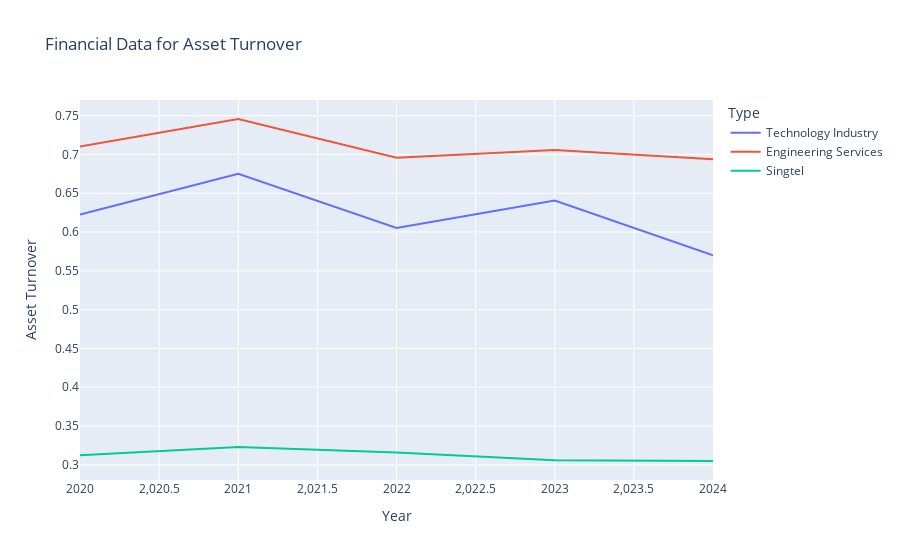
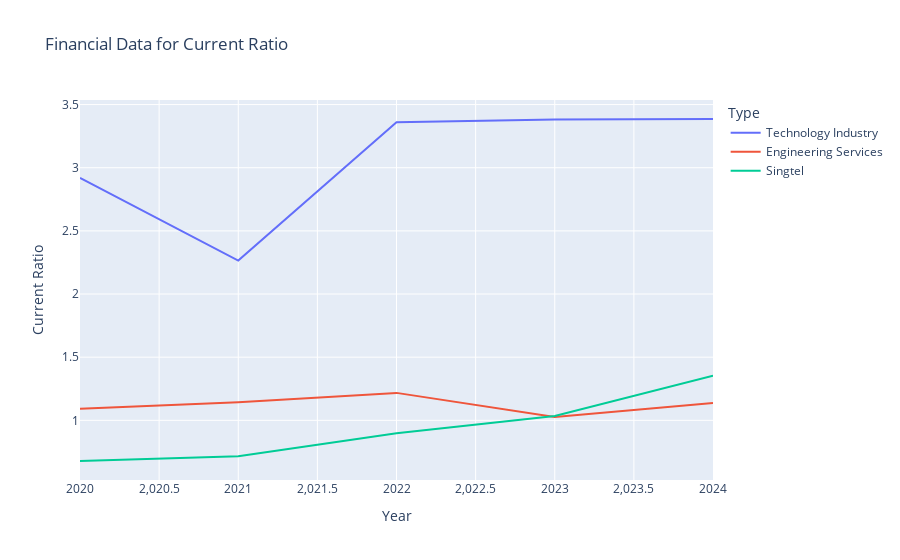
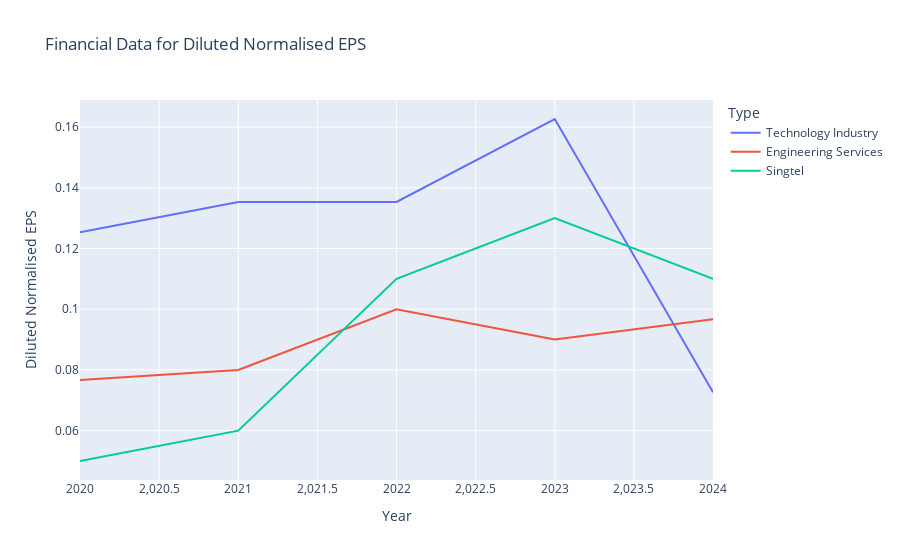
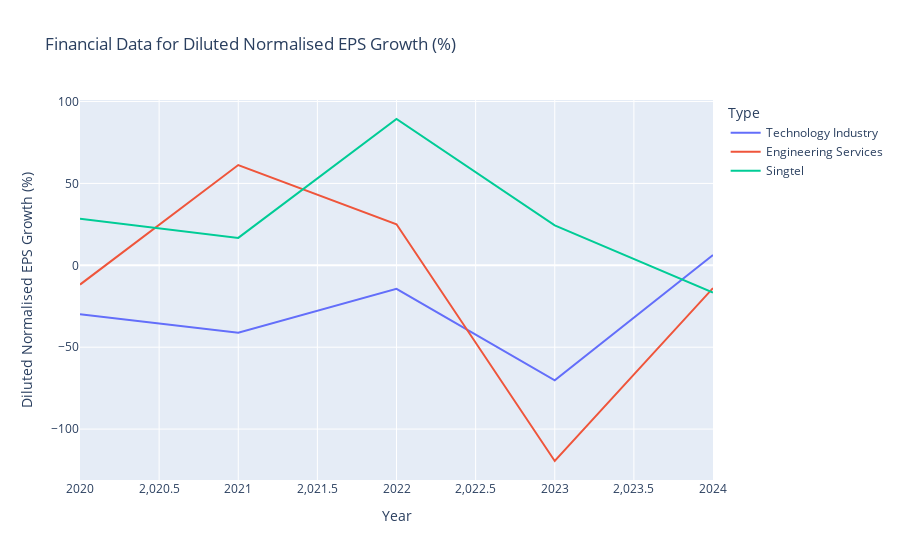

Notebook code cell kept with these figures, in order:
### Code cell
fin_plots = plot_financial_data(fin_df)
for fig in fin_plots:
    fig.show()

### Figure 1 — Plotly figure (JSON) as saved in the notebook; plotly's stock layout.template omitted (floating-point values rounded to 4 significant figures)
{"data": [{"hovertemplate": "Type=Technology Industry<br>Year=%{x}<br>Asset Turnover=%{y}<extra></extra>", "legendgroup": "Technology Industry", "line": {"color": "#636efa", "dash": "solid"}, "marker": {"symbol": "circle"}, "mode": "lines", "name": "Technology Industry", "orientation": "v", "showlegend": true, "type": "scatter", "x": [2020, 2021, 2022, 2023, 2024], "xaxis": "x", "y": [0.6227, 0.6749, 0.6053, 0.6406, 0.5701], "yaxis": "y"}, {"hovertemplate": "Type=Engineering Services<br>Year=%{x}<br>Asset Turnover=%{y}<extra></extra>", "legendgroup": "Engineering Services", "line": {"color": "#EF553B", "dash": "solid"}, "marker": {"symbol": "circle"}, "mode": "lines", "name": "Engineering Services", "orientation": "v", "showlegend": true, "type": "scatter", "x": [2020, 2021, 2022, 2023, 2024], "xaxis": "x", "y": [0.7102, 0.7457, 0.6957, 0.7057, 0.6937], "yaxis": "y"}, {"hovertemplate": "Type=Singtel<br>Year=%{x}<br>Asset Turnover=%{y}<extra></extra>", "legendgroup": "Singtel", "line": {"color": "#00cc96", "dash": "solid"}, "marker": {"symbol": "circle"}, "mode": "lines", "name": "Singtel", "orientation": "v", "showlegend": true, "type": "scatter", "x": [2020, 2021, 2022, 2023, 2024], "xaxis": "x", "y": [0.3125, 0.323, 0.316, 0.306, 0.305], "yaxis": "y"}], "layout": {"legend": {"title": {"text": "Type"}, "tracegroupgap": 0}, "title": {"text": "Financial Data for Asset Turnover"}, "xaxis": {"anchor": "y", "domain": [0, 1], "title": {"text": "Year"}}, "yaxis": {"anchor": "x", "domain": [0, 1], "title": {"text": "Asset Turnover"}}}}

### Figure 2 — Plotly figure (JSON) as saved in the notebook; plotly's stock layout.template omitted (floating-point values rounded to 4 significant figures)
{"data": [{"hovertemplate": "Type=Technology Industry<br>Year=%{x}<br>Current Ratio=%{y}<extra></extra>", "legendgroup": "Technology Industry", "line": {"color": "#636efa", "dash": "solid"}, "marker": {"symbol": "circle"}, "mode": "lines", "name": "Technology Industry", "orientation": "v", "showlegend": true, "type": "scatter", "x": [2020, 2021, 2022, 2023, 2024], "xaxis": "x", "y": [2.919, 2.265, 3.36, 3.383, 3.386], "yaxis": "y"}, {"hovertemplate": "Type=Engineering Services<br>Year=%{x}<br>Current Ratio=%{y}<extra></extra>", "legendgroup": "Engineering Services", "line": {"color": "#EF553B", "dash": "solid"}, "marker": {"symbol": "circle"}, "mode": "lines", "name": "Engineering Services", "orientation": "v", "showlegend": true, "type": "scatter", "x": [2020, 2021, 2022, 2023, 2024], "xaxis": "x", "y": [1.092, 1.143, 1.217, 1.027, 1.138], "yaxis": "y"}, {"hovertemplate": "Type=Singtel<br>Year=%{x}<br>Current Ratio=%{y}<extra></extra>", "legendgroup": "Singtel", "line": {"color": "#00cc96", "dash": "solid"}, "marker": {"symbol": "circle"}, "mode": "lines", "name": "Singtel", "orientation": "v", "showlegend": true, "type": "scatter", "x": [2020, 2021, 2022, 2023, 2024], "xaxis": "x", "y": [0.678, 0.715, 0.898, 1.034, 1.354], "yaxis": "y"}], "layout": {"legend": {"title": {"text": "Type"}, "tracegroupgap": 0}, "title": {"text": "Financial Data for Current Ratio"}, "xaxis": {"anchor": "y", "domain": [0, 1], "title": {"text": "Year"}}, "yaxis": {"anchor": "x", "domain": [0, 1], "title": {"text": "Current Ratio"}}}}

### Figure 3 — Plotly figure (JSON) as saved in the notebook; plotly's stock layout.template omitted (floating-point values rounded to 4 significant figures)
{"data": [{"hovertemplate": "Type=Technology Industry<br>Year=%{x}<br>Diluted Normalised EPS=%{y}<extra></extra>", "legendgroup": "Technology Industry", "line": {"color": "#636efa", "dash": "solid"}, "marker": {"symbol": "circle"}, "mode": "lines", "name": "Technology Industry", "orientation": "v", "showlegend": true, "type": "scatter", "x": [2020, 2021, 2022, 2023, 2024], "xaxis": "x", "y": [0.1253, 0.1353, 0.1353, 0.1627, 0.07267], "yaxis": "y"}, {"hovertemplate": "Type=Engineering Services<br>Year=%{x}<br>Diluted Normalised EPS=%{y}<extra></extra>", "legendgroup": "Engineering Services", "line": {"color": "#EF553B", "dash": "solid"}, "marker": {"symbol": "circle"}, "mode": "lines", "name": "Engineering Services", "orientation": "v", "showlegend": true, "type": "scatter", "x": [2020, 2021, 2022, 2023, 2024], "xaxis": "x", "y": [0.07667, 0.08, 0.1, 0.09, 0.09667], "yaxis": "y"}, {"hovertemplate": "Type=Singtel<br>Year=%{x}<br>Diluted Normalised EPS=%{y}<extra></extra>", "legendgroup": "Singtel", "line": {"color": "#00cc96", "dash": "solid"}, "marker": {"symbol": "circle"}, "mode": "lines", "name": "Singtel", "orientation": "v", "showlegend": true, "type": "scatter", "x": [2020, 2021, 2022, 2023, 2024], "xaxis": "x", "y": [0.05, 0.06, 0.11, 0.13, 0.11], "yaxis": "y"}], "layout": {"legend": {"title": {"text": "Type"}, "tracegroupgap": 0}, "title": {"text": "Financial Data for Diluted Normalised EPS"}, "xaxis": {"anchor": "y", "domain": [0, 1], "title": {"text": "Year"}}, "yaxis": {"anchor": "x", "domain": [0, 1], "title": {"text": "Diluted Normalised EPS"}}}}

### Figure 4 — Plotly figure (JSON) as saved in the notebook; plotly's stock layout.template omitted (floating-point values rounded to 4 significant figures)
{"data": [{"hovertemplate": "Type=Technology Industry<br>Year=%{x}<br>Diluted Normalised EPS Growth (%)=%{y}<extra></extra>", "legendgroup": "Technology Industry", "line": {"color": "#636efa", "dash": "solid"}, "marker": {"symbol": "circle"}, "mode": "lines", "name": "Technology Industry", "orientation": "v", "showlegend": true, "type": "scatter", "x": [2020, 2021, 2022, 2023, 2024], "xaxis": "x", "y": [-29.89, -41.2, -14.37, -70.25, 6.253], "yaxis": "y"}, {"hovertemplate": "Type=Engineering Services<br>Year=%{x}<br>Diluted Normalised EPS Growth (%)=%{y}<extra></extra>", "legendgroup": "Engineering Services", "line": {"color": "#EF553B", "dash": "solid"}, "marker": {"symbol": "circle"}, "mode": "lines", "name": "Engineering Services", "orientation": "v", "showlegend": true, "type": "scatter", "x": [2020, 2021, 2022, 2023, 2024], "xaxis": "x", "y": [-11.79, 61.2, 25.06, -119.5, -13.93], "yaxis": "y"}, {"hovertemplate": "Type=Singtel<br>Year=%{x}<br>Diluted Normalised EPS Growth (%)=%{y}<extra></extra>", "legendgroup": "Singtel", "line": {"color": "#00cc96", "dash": "solid"}, "marker": {"symbol": "circle"}, "mode": "lines", "name": "Singtel", "orientation": "v", "showlegend": true, "type": "scatter", "x": [2020, 2021, 2022, 2023, 2024], "xaxis": "x", "y": [28.45, 16.73, 89.33, 24.37, -16.61], "yaxis": "y"}], "layout": {"legend": {"title": {"text": "Type"}, "tracegroupgap": 0}, "title": {"text": "Financial Data for Diluted Normalised EPS Growth (%)"}, "xaxis": {"anchor": "y", "domain": [0, 1], "title": {"text": "Year"}}, "yaxis": {"anchor": "x", "domain": [0, 1], "title": {"text": "Diluted Normalised EPS Growth (%)"}}}}
